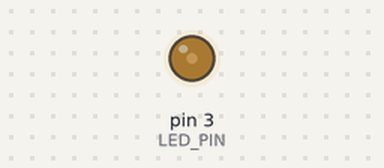
Recording of a sketch running on a simulated Arduino Uno, built with avr-gcc and run on an emulated ATmega328P. Parts: output pins drawn as LEDs (lit = HIGH).

Above: at 0.7 s.
At 2.6 s:
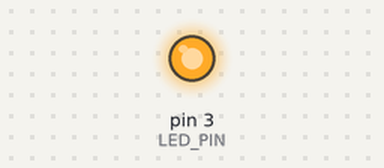
At 5.5 s:
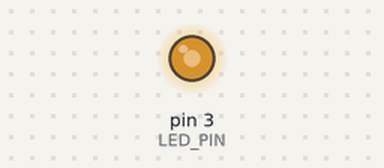
At 7.2 s:
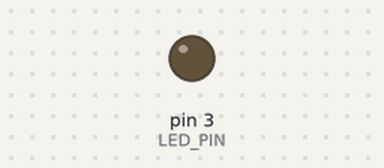
Timing chart, 0 to 8.7 s (numbered marks = the images above):
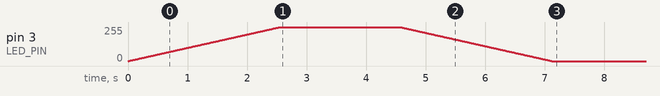

The sketch:

PWM_using_Loop.ino
```cpp
#define LED_PIN 3
void setup() {
  pinMode(LED_PIN, OUTPUT);
  for(int i=0;i<256;i++){
    analogWrite(LED_PIN, i);
    delay(10);
  }
  delay(2000);
  for(int i=255;i>=0;i--){
    analogWrite(LED_PIN, i);
    delay(10);
  }

}

void loop() {
  // put your main code here, to run repeatedly:

}
```
